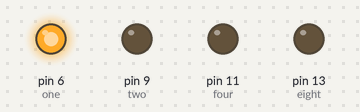
This sketch was run on a simulated Arduino Uno, built with avr-gcc and run on an emulated ATmega328P. Shown: output pins drawn as LEDs (lit = HIGH).

Above: at 0.12 s.
At 0.62 s:
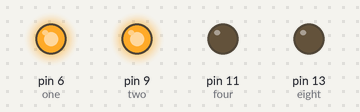
At 1.37 s:
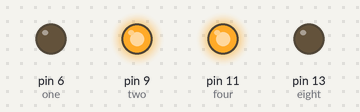
At 2.62 s:
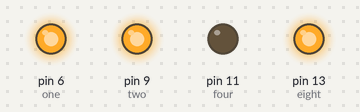
At 5.0 s:
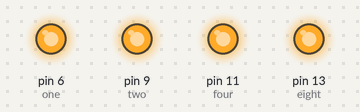
At 8.12 s:
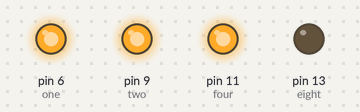
Timing chart, 0 to 8.5 s (numbered marks = the images above):
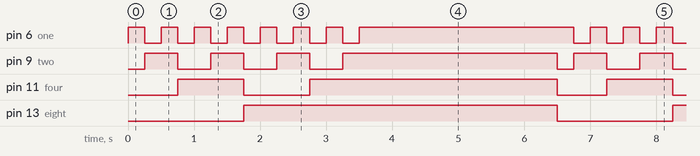

Measured:
- by itself, pin 6 (one): repeats every 6.5 s: 6 × (LOW 0.25 s, HIGH 0.25 s), LOW 0.25 s, HIGH 3.3 s
- by itself, pin 9 (two): repeats every 6.5 s: 2 × (LOW 0.50 s, HIGH 0.50 s), LOW 0.50 s, HIGH 3.3 s, LOW 0.25 s, HIGH 0.50 s
- by itself, pin 11 (four): repeats every 6.5 s: LOW 1.0 s, HIGH 3.8 s, LOW 0.75 s, HIGH 1.0 s
- by itself, pin 13 (eight): alternates HIGH for 4.8 s and LOW for 1.8 s

The sketch:

LEDBinaryCounter.ino
```cpp
int eight = 13;
int four = 11;
int two = 9;
int one = 6;
void setup() {

  pinMode(eight, OUTPUT);
  pinMode(four, OUTPUT);
  pinMode(two, OUTPUT);
  pinMode(one, OUTPUT);

}

void loop() {
//1
       digitalWrite(eight, LOW);
       digitalWrite(four, LOW);
       digitalWrite(two, LOW);
       digitalWrite(one, HIGH);
       delay(250);
//2
       digitalWrite(eight, LOW);
       digitalWrite(four, LOW);
       digitalWrite(two, HIGH);
       digitalWrite(one, LOW);
       delay(250);
//3
       digitalWrite(eight, LOW);
       digitalWrite(four, LOW);
       digitalWrite(two, HIGH);
       digitalWrite(one, HIGH);
       delay(250);
//4
       digitalWrite(eight, LOW);
       digitalWrite(four, HIGH);
       digitalWrite(two, LOW);
       digitalWrite(one, LOW);
       delay(250);
//5
       digitalWrite(eight, LOW);
       digitalWrite(four, HIGH);
       digitalWrite(two, LOW);
       digitalWrite(one, HIGH);
       delay(250);
//6
       digitalWrite(eight, LOW);
       digitalWrite(four, HIGH);
       digitalWrite(two, HIGH);
       digitalWrite(one, LOW);
       delay(250);
//7
       digitalWrite(eight, LOW);
       digitalWrite(four, HIGH);
       digitalWrite(two, HIGH);
       digitalWrite(one, HIGH);
       delay(250);
//8
       digitalWrite(eight, HIGH);
       digitalWrite(four, LOW);
       digitalWrite(two, LOW);
       digitalWrite(one, LOW);
       delay(250);
//9
       digitalWrite(eight, HIGH);
       digitalWrite(four, LOW);
       digitalWrite(two, LOW);
       digitalWrite(one, HIGH);
       delay(250);
//10
       digitalWrite(eight, HIGH);
       digitalWrite(four, LOW);
       digitalWrite(two, HIGH);
       digitalWrite(one, LOW);
       delay(250);
//11
       digitalWrite(eight, HIGH);
       digitalWrite(four, LOW);
       digitalWrite(two, HIGH);
       digitalWrite(one, HIGH);
       delay(250);
//12
       digitalWrite(eight, HIGH);
       digitalWrite(four, HIGH);
       digitalWrite(two, LOW);
       digitalWrite(one, LOW);
       delay(250);
//13
       digitalWrite(eight, HIGH);
       digitalWrite(four, HIGH);
       digitalWrite(two, LOW);
       digitalWrite(one, HIGH);
       delay(250);
//14
       digitalWrite(eight, HIGH);
       digitalWrite(four, HIGH);
       digitalWrite(two, HIGH);
       digitalWrite(one, LOW);
       delay(250);
//15
       digitalWrite(eight, HIGH);
       digitalWrite(four, HIGH);
       digitalWrite(two, HIGH);
       digitalWrite(one, HIGH);
       delay(3000);


}
```
